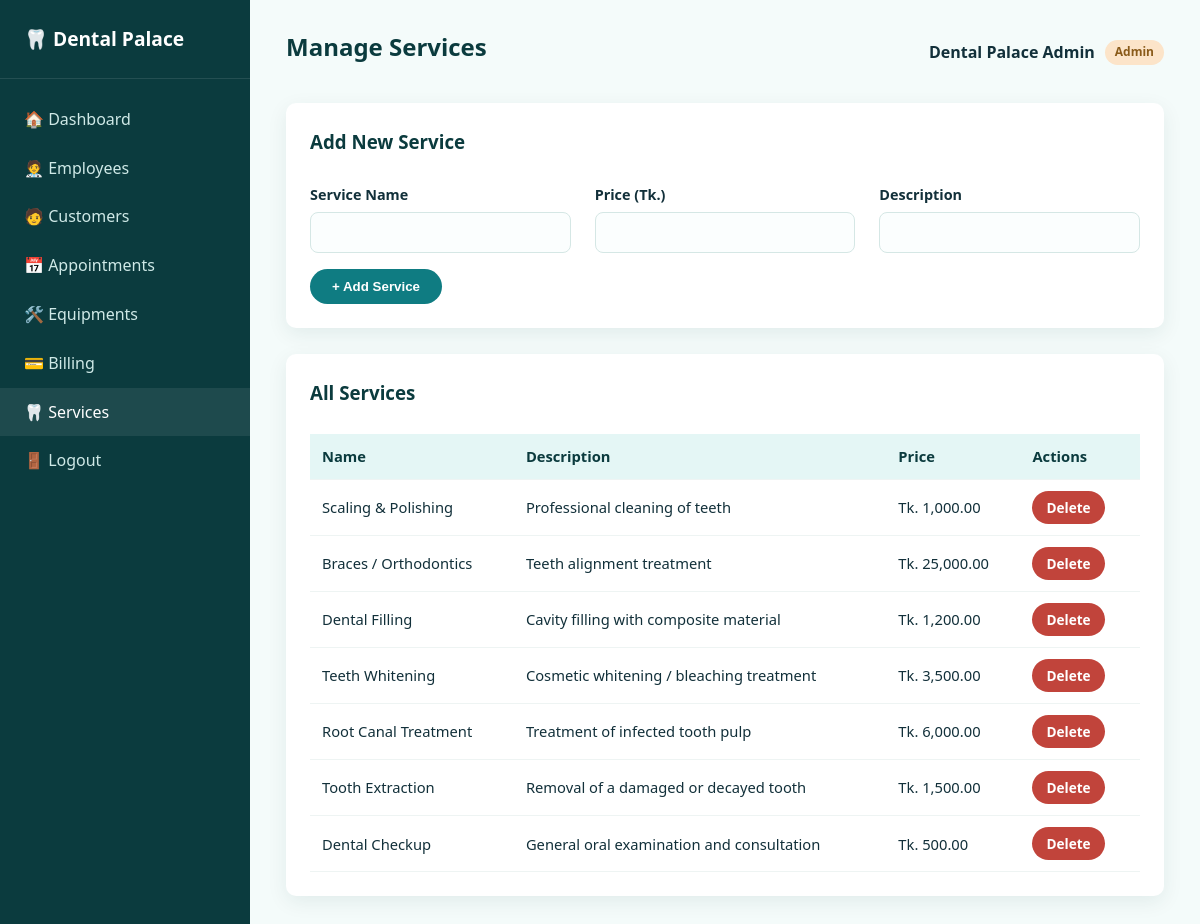
Screenshot of /admin/services.php (signed in) with the database file from the repository.
### tables this page shows
CREATE TABLE services (
    id INT AUTO_INCREMENT PRIMARY KEY,
    name VARCHAR(120) NOT NULL,
    description VARCHAR(255) DEFAULT NULL,
    price DECIMAL(10,2) NOT NULL DEFAULT 0,
    created_at TIMESTAMP DEFAULT CURRENT_TIMESTAMP
);

### includes/auth.php (called while the page is built, shortened)
<?php
function h($str) {
    return htmlspecialchars($str ?? '', ENT_QUOTES, 'UTF-8');
}

### admin/services.php (the view, shortened to what this page needs)
<?php
require_once __DIR__ . '/../includes/auth.php';
$services = $conn->query("SELECT * FROM services ORDER BY id DESC");
require_once __DIR__ . '/../includes/dash_header.php';
?>
<div class="panel">
  <div class="panel-head"><h3>Add New Service</h3></div>
  <form method="POST">
    <div class="grid grid-3">
      <div class="form-group"><label>Service Name</label><input type="text" name="name" class="form-control" required></div>
      <div class="form-group"><label>Price (Tk.)</label><input type="number" step="0.01" name="price" class="form-control" required></div>
      <div class="form-group"><label>Description</label><input type="text" name="description" class="form-control"></div>
    </div>
    <button type="submit" class="btn">+ Add Service</button>
  </form>
</div>
<div class="panel">
  <div class="panel-head"><h3>All Services</h3></div>
  <table>
    <tr><th>Name</th><th>Description</th><th>Price</th><th>Actions</th></tr>
    <?php if ($services->num_rows === 0): ?>
      <tr><td colspan="4" class="empty-state">No services added yet.</td></tr>
    <?php else: while ($s = $services->fetch_assoc()): ?>
      <tr>
        <td><?php echo h($s['name']); ?></td>
        <td><?php echo h($s['description']); ?></td>
        <td>Tk. <?php echo number_format($s['price'], 2); ?></td>
        <td class="actions"><a href="?delete=<?php echo $s['id']; ?>" class="btn btn-sm btn-danger" data-confirm="Delete this service?">Delete</a></td>
      </tr>
    <?php endwhile; endif; ?>
  </table>
</div>
<?php require_once __DIR__ . '/../includes/dash_footer.php'; ?>

### assets/css/style.css (style rules this page uses)
:root { --teal-900:#0b3b3e; --teal-700:#0f7c82; --teal-500:#17a6ad; --teal-100:#e4f6f5; --mint-bg:#f4fbfa; --navy:#12303a; --ink-soft:#5b7b83; --white:#ffffff; --amber:#e0a63e; --danger:#c1443b; --success:#2f9e63; --radius:10px; --shadow:0 6px 20px rgba(15,60,64,0.08); font-family:'Segoe UI', 'Poppins', Arial, sans-serif; }
* { box-sizing:border-box; }
body { margin:0; background:var(--mint-bg); color:var(--navy); line-height:1.55; }
h1,h2,h3,h4 { font-family:'Poppins','Segoe UI',sans-serif; color:var(--teal-900); margin:0 0 .5em; }
a { color:var(--teal-700); text-decoration:none; }
.btn { display:inline-block; padding:10px 22px; border-radius:30px; border:none; background:var(--teal-700); color:#fff; font-weight:600; cursor:pointer; transition:.2s; text-align:center; }
.btn-danger { background:var(--danger); }
.btn-sm { padding:6px 14px; font-size:.85rem; border-radius:20px; }
.grid { display:grid; gap:24px; }
.grid-3 { grid-template-columns:repeat(auto-fit, minmax(240px,1fr)); }
.form-group { margin-bottom:16px; }
.form-group label { display:block; margin-bottom:6px; font-weight:600; font-size:.9rem; }
.form-control { width:100%; padding:11px 14px; border:1px solid #d5e7e5; border-radius:8px; font-size:.95rem; background:#fbfefe; }
.panel { background:#fff; border-radius:var(--radius); box-shadow:var(--shadow); padding:24px; margin-bottom:26px; }
.panel-head { display:flex; justify-content:space-between; align-items:center; margin-bottom:18px; flex-wrap:wrap; gap:10px; }
table { width:100%; border-collapse:collapse; font-size:.92rem; }
th,td { padding:11px 12px; text-align:left; border-bottom:1px solid #eef4f3; }
th { background:var(--teal-100); color:var(--teal-900); font-weight:700; }
.actions a, .actions button { margin-right:6px; }

### rows the page displays
services: name "Scaling & Polishing", description "Professional cleaning of teeth", price "1,000.00"
services: name "Braces / Orthodontics", description "Teeth alignment treatment", price "25,000.00"
services: name "Dental Filling", description "Cavity filling with composite material", price "1,200.00"
services: name "Teeth Whitening", description "Cosmetic whitening / bleaching treatment", price "3,500.00"
services: name "Root Canal Treatment", description "Treatment of infected tooth pulp", price "6,000.00"
services: name "Tooth Extraction", description "Removal of a damaged or decayed tooth", price "1,500.00"
services: name "Dental Checkup", description "General oral examination and consultation", price "500.00"

### other values shown
$item[0] "🏠 Dashboard"
$item[0] "🧑‍⚕️ Employees"
$item[0] "🧑 Customers"
$item[0] "📅 Appointments"
$item[0] "🛠️ Equipments"
$item[0] "💳 Billing"
$item[0] "🦷 Services"
$pageTitle "Manage Services"
$u['name'] "Dental Palace Admin"
$role "Admin"
